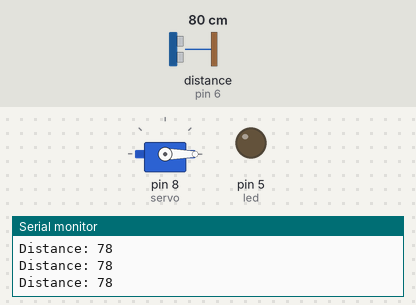
Recording of a sketch running on a simulated Arduino Uno, built with avr-gcc and run on an emulated ATmega328P. On the bench: servo, output pins drawn as LEDs (lit = HIGH), the last lines printed to the serial monitor. Wiring (inferred from the names in the program): ultrasonic range finder: trigger pin 7; echo pin 6. The inputs (shaded band) are chosen by the test bench; at power-on: distance to the obstacle (sensor on pin 6) 80 cm. The echo pulse lasts 58.3 µs per cm; pins used as bus, display or sensor lines are not drawn.

Above: at 3.2 s.
3.3 s: distance to the obstacle (sensor on pin 6) set to 9 cm
4.8 s: distance to the obstacle (sensor on pin 6) set to 6 cm
At 5.4 s:
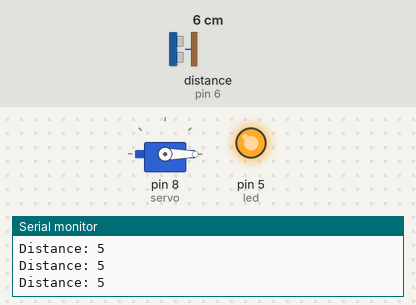
6.3 s: distance to the obstacle (sensor on pin 6) set to 120 cm
At 6.7 s:
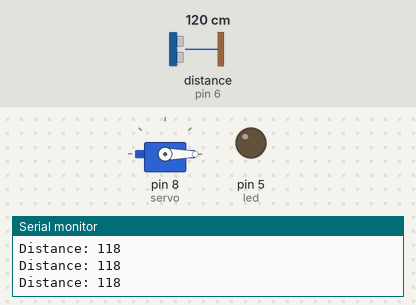
7.8 s: distance to the obstacle (sensor on pin 6) set to 2 cm
At 8.2 s:
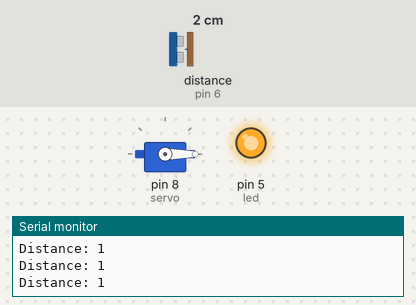
Timing chart, 0 to 10.3 s (numbered marks = the images above; inputs shaded):
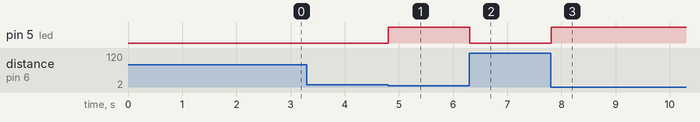

The sketch:

RFID_access.ino.ino
```cpp
#include <SPI.h>
#include <MFRC522.h>
#include <Servo.h>

#define SS_PIN 10
#define RST_PIN 9
const int trigPin = 7;
const int echoPin = 6;
int led = 5;
char input;
Servo servo;
int angle = 0;
long duration;
  int distance;


MFRC522 mfrc522(SS_PIN, RST_PIN);   // Create MFRC522 instance.

void setup()
{
  pinMode(trigPin, OUTPUT); // Sets the trigPin as an Output
  pinMode(echoPin, INPUT); // Sets the echoPin as an Input
  pinMode(led, OUTPUT);
  Serial.begin(9600);   // Initiate a serial communication
  servo.attach(8);
  servo.write(angle);
  SPI.begin();      // Initiate  SPI bus
  mfrc522.PCD_Init();   // Initiate MFRC522
  Serial.println("Approximate your card to the reader...");
  Serial.println();
  delay(2000);

}
void loop()
{

  digitalWrite(trigPin, LOW);
  delayMicroseconds(2);
  digitalWrite(trigPin, HIGH);
  delayMicroseconds(10);
  digitalWrite(trigPin, LOW);
  duration = pulseIn(echoPin, HIGH);
  distance= duration*0.034/2;

  if(Serial.available()){
    input = Serial.read();
    if (input == '1'){
    // Look for new cards
    if ( ! mfrc522.PICC_IsNewCardPresent())
    {
      return;
    }
    // Select one of the cards
    if ( ! mfrc522.PICC_ReadCardSerial())
    {
      return;
    }
    //Show UID on serial monitor
    Serial.print("UID tag :");
    String content= "";
    byte letter;
    for (byte i = 0; i < mfrc522.uid.size; i++)
    {
       Serial.print(mfrc522.uid.uidByte[i] < 0x10 ? " 0" : " ");
       Serial.print(mfrc522.uid.uidByte[i], HEX);
       content.concat(String(mfrc522.uid.uidByte[i] < 0x10 ? " 0" : " "));
       content.concat(String(mfrc522.uid.uidByte[i], HEX));
    }
    Serial.println();
    Serial.print("Message : ");
    content.toUpperCase();
    if (content.substring(1) == "04 B7 8C BA EC 4A 80") //change here the UID of the card/cards that you want to give access
    {
      servo.write(90);
      Serial.println("Authorized access");
      Serial.println();
      delay(3000);
    }

   else   {
      servo.write(0);
      Serial.println(" Access denied");
      delay(3000);

    }
  }
}

  if (distance < 7){
    digitalWrite(led, HIGH);
    Serial.print("Distance: ");
    Serial.println(distance);
  }
  else if (distance > 7){
    digitalWrite(led, LOW);
    Serial.print("Distance: ");
    Serial.println(distance);
  }
}
```

Measured:
- the behaviour switches between 8 and 7 cm on distance to the obstacle (sensor on pin 6) (found by bisection; images 0 and 1)
- after the input at 4.8 s, pin 5 (led): LOW → HIGH at once
- after the input at 6.3 s, pin 5 (led): HIGH → LOW at once
- after the input at 7.8 s, pin 5 (led): LOW → HIGH at once
